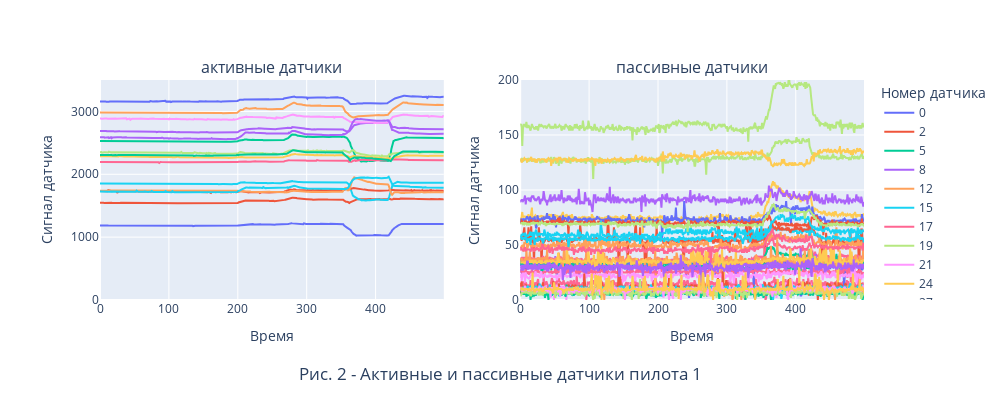

Notebook source saved alongside this figure:
### Code cell
f.get_active_passive_sensors_plot(1, X_train, plot_counter=2)

### Figure 1 — Plotly figure (JSON) as saved in the notebook; plotly's stock layout.template omitted (floating-point values rounded to 4 significant figures; data arrays with more than 128 entries replaced by an {"elided": "..."} marker saying what was removed)
{"data": [{"name": "0", "type": "scatter", "x": {"elided": "500 int values"}, "xaxis": "x", "y": {"elided": "500 int values"}, "yaxis": "y"}, {"name": "2", "type": "scatter", "x": {"elided": "500 int values"}, "xaxis": "x", "y": {"elided": "500 int values"}, "yaxis": "y"}, {"name": "5", "type": "scatter", "x": {"elided": "500 int values"}, "xaxis": "x", "y": {"elided": "500 int values"}, "yaxis": "y"}, {"name": "8", "type": "scatter", "x": {"elided": "500 int values"}, "xaxis": "x", "y": {"elided": "500 int values"}, "yaxis": "y"}, {"name": "12", "type": "scatter", "x": {"elided": "500 int values"}, "xaxis": "x", "y": {"elided": "500 int values"}, "yaxis": "y"}, {"name": "15", "type": "scatter", "x": {"elided": "500 int values"}, "xaxis": "x", "y": {"elided": "500 int values"}, "yaxis": "y"}, {"name": "17", "type": "scatter", "x": {"elided": "500 int values"}, "xaxis": "x", "y": {"elided": "500 int values"}, "yaxis": "y"}, {"name": "19", "type": "scatter", "x": {"elided": "500 int values"}, "xaxis": "x", "y": {"elided": "500 int values"}, "yaxis": "y"}, {"name": "21", "type": "scatter", "x": {"elided": "500 int values"}, "xaxis": "x", "y": {"elided": "500 int values"}, "yaxis": "y"}, {"name": "24", "type": "scatter", "x": {"elided": "500 int values"}, "xaxis": "x", "y": {"elided": "500 int values"}, "yaxis": "y"}, {"name": "27", "type": "scatter", "x": {"elided": "500 int values"}, "xaxis": "x", "y": {"elided": "500 int values"}, "yaxis": "y"}, {"name": "29", "type": "scatter", "x": {"elided": "500 int values"}, "xaxis": "x", "y": {"elided": "500 int values"}, "yaxis": "y"}, {"name": "30", "type": "scatter", "x": {"elided": "500 int values"}, "xaxis": "x", "y": {"elided": "500 int values"}, "yaxis": "y"}, {"name": "33", "type": "scatter", "x": {"elided": "500 int values"}, "xaxis": "x", "y": {"elided": "500 int values"}, "yaxis": "y"}, {"name": "36", "type": "scatter", "x": {"elided": "500 int values"}, "xaxis": "x", "y": {"elided": "500 int values"}, "yaxis": "y"}, {"name": "38", "type": "scatter", "x": {"elided": "500 int values"}, "xaxis": "x", "y": {"elided": "500 int values"}, "yaxis": "y"}, {"name": "1", "type": "scatter", "x": {"elided": "500 int values"}, "xaxis": "x2", "y": {"elided": "500 int values"}, "yaxis": "y2"}, {"name": "3", "type": "scatter", "x": {"elided": "500 int values"}, "xaxis": "x2", "y": {"elided": "500 int values"}, "yaxis": "y2"}, {"name": "4", "type": "scatter", "x": {"elided": "500 int values"}, "xaxis": "x2", "y": {"elided": "500 int values"}, "yaxis": "y2"}, {"name": "6", "type": "scatter", "x": {"elided": "500 int values"}, "xaxis": "x2", "y": {"elided": "500 int values"}, "yaxis": "y2"}, {"name": "7", "type": "scatter", "x": {"elided": "500 int values"}, "xaxis": "x2", "y": {"elided": "500 int values"}, "yaxis": "y2"}, {"name": "9", "type": "scatter", "x": {"elided": "500 int values"}, "xaxis": "x2", "y": {"elided": "500 int values"}, "yaxis": "y2"}, {"name": "10", "type": "scatter", "x": {"elided": "500 int values"}, "xaxis": "x2", "y": {"elided": "500 int values"}, "yaxis": "y2"}, {"name": "11", "type": "scatter", "x": {"elided": "500 int values"}, "xaxis": "x2", "y": {"elided": "500 int values"}, "yaxis": "y2"}, {"name": "13", "type": "scatter", "x": {"elided": "500 int values"}, "xaxis": "x2", "y": {"elided": "500 int values"}, "yaxis": "y2"}, {"name": "14", "type": "scatter", "x": {"elided": "500 int values"}, "xaxis": "x2", "y": {"elided": "500 int values"}, "yaxis": "y2"}, {"name": "16", "type": "scatter", "x": {"elided": "500 int values"}, "xaxis": "x2", "y": {"elided": "500 int values"}, "yaxis": "y2"}, {"name": "18", "type": "scatter", "x": {"elided": "500 int values"}, "xaxis": "x2", "y": {"elided": "500 int values"}, "yaxis": "y2"}, {"name": "20", "type": "scatter", "x": {"elided": "500 int values"}, "xaxis": "x2", "y": {"elided": "500 int values"}, "yaxis": "y2"}, {"name": "22", "type": "scatter", "x": {"elided": "500 int values"}, "xaxis": "x2", "y": {"elided": "500 int values"}, "yaxis": "y2"}, {"name": "23", "type": "scatter", "x": {"elided": "500 int values"}, "xaxis": "x2", "y": {"elided": "500 int values"}, "yaxis": "y2"}, {"name": "25", "type": "scatter", "x": {"elided": "500 int values"}, "xaxis": "x2", "y": {"elided": "500 int values"}, "yaxis": "y2"}, {"name": "26", "type": "scatter", "x": {"elided": "500 int values"}, "xaxis": "x2", "y": {"elided": "500 int values"}, "yaxis": "y2"}, {"name": "28", "type": "scatter", "x": {"elided": "500 int values"}, "xaxis": "x2", "y": {"elided": "500 int values"}, "yaxis": "y2"}, {"name": "31", "type": "scatter", "x": {"elided": "500 int values"}, "xaxis": "x2", "y": {"elided": "500 int values"}, "yaxis": "y2"}, {"name": "32", "type": "scatter", "x": {"elided": "500 int values"}, "xaxis": "x2", "y": {"elided": "500 int values"}, "yaxis": "y2"}, {"name": "34", "type": "scatter", "x": {"elided": "500 int values"}, "xaxis": "x2", "y": {"elided": "500 int values"}, "yaxis": "y2"}, {"name": "35", "type": "scatter", "x": {"elided": "500 int values"}, "xaxis": "x2", "y": {"elided": "500 int values"}, "yaxis": "y2"}, {"name": "37", "type": "scatter", "x": {"elided": "500 int values"}, "xaxis": "x2", "y": {"elided": "500 int values"}, "yaxis": "y2"}, {"name": "39", "type": "scatter", "x": {"elided": "500 int values"}, "xaxis": "x2", "y": {"elided": "500 int values"}, "yaxis": "y2"}, {"name": "40", "type": "scatter", "x": {"elided": "500 int values"}, "xaxis": "x2", "y": {"elided": "500 int values"}, "yaxis": "y2"}, {"name": "41", "type": "scatter", "x": {"elided": "500 int values"}, "xaxis": "x2", "y": {"elided": "500 int values"}, "yaxis": "y2"}, {"name": "42", "type": "scatter", "x": {"elided": "500 int values"}, "xaxis": "x2", "y": {"elided": "500 int values"}, "yaxis": "y2"}, {"name": "43", "type": "scatter", "x": {"elided": "500 int values"}, "xaxis": "x2", "y": {"elided": "500 int values"}, "yaxis": "y2"}, {"name": "44", "type": "scatter", "x": {"elided": "500 int values"}, "xaxis": "x2", "y": {"elided": "500 int values"}, "yaxis": "y2"}, {"name": "45", "type": "scatter", "x": {"elided": "500 int values"}, "xaxis": "x2", "y": {"elided": "500 int values"}, "yaxis": "y2"}, {"name": "46", "type": "scatter", "x": {"elided": "500 int values"}, "xaxis": "x2", "y": {"elided": "500 int values"}, "yaxis": "y2"}, {"name": "47", "type": "scatter", "x": {"elided": "500 int values"}, "xaxis": "x2", "y": {"elided": "500 int values"}, "yaxis": "y2"}, {"name": "48", "type": "scatter", "x": {"elided": "500 int values"}, "xaxis": "x2", "y": {"elided": "500 int values"}, "yaxis": "y2"}, {"name": "49", "type": "scatter", "x": {"elided": "500 int values"}, "xaxis": "x2", "y": {"elided": "500 int values"}, "yaxis": "y2"}], "layout": {"annotations": [{"font": {"size": 16}, "showarrow": false, "text": "активные датчики", "x": 0.225, "xanchor": "center", "xref": "paper", "y": 1, "yanchor": "bottom", "yref": "paper"}, {"font": {"size": 16}, "showarrow": false, "text": "пассивные датчики", "x": 0.775, "xanchor": "center", "xref": "paper", "y": 1, "yanchor": "bottom", "yref": "paper"}], "height": 400, "legend": {"title": {"text": "Номер датчика"}}, "margin": {"b": 100, "l": 100, "r": 60, "t": 80}, "title": {"text": "Рис. 2 - Активные и пассивные датчики пилота 1", "x": 0.5, "y": 0.05}, "width": 1000, "xaxis": {"anchor": "y", "domain": [0, 0.45], "title": {"text": "Время"}}, "xaxis2": {"anchor": "y2", "domain": [0.55, 1], "title": {"text": "Время"}}, "yaxis": {"anchor": "x", "domain": [0, 1], "range": [0, 3500], "title": {"text": "Сигнал датчика"}}, "yaxis2": {"anchor": "x2", "domain": [0, 1], "range": [0, 200], "title": {"text": "Сигнал датчика"}}}}
